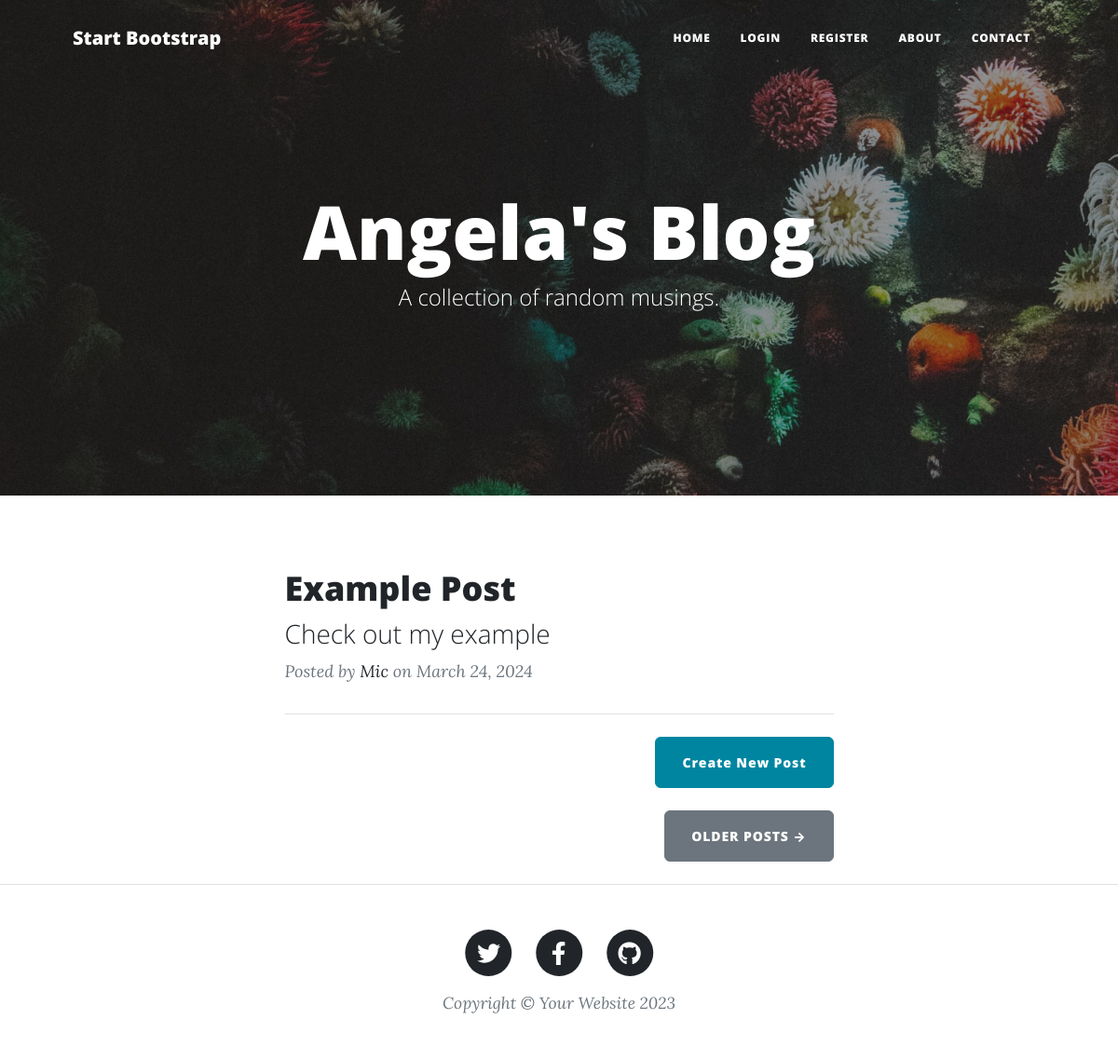
The page / on the database its author committed.
### main.py (models this page shows)
class BlogPost(db.Model):
    __tablename__ = "blog_posts"
    id: Mapped[int] = mapped_column(Integer, primary_key=True)
    title: Mapped[str] = mapped_column(String(250), unique=True, nullable=False)
    subtitle: Mapped[str] = mapped_column(String(250), nullable=False)
    date: Mapped[str] = mapped_column(String(250), nullable=False)
    body: Mapped[str] = mapped_column(Text, nullable=False)
    author = relationship("User", back_populates="posts")
    img_url: Mapped[str] = mapped_column(String(250), nullable=False)
    author_id: Mapped[int] = mapped_column(Integer, db.ForeignKey("user.id"))
    comments = relationship("Comment", back_populates="parrent_post")

class User(UserMixin, db.Model):
    __tablename__ = "user"
    id: Mapped[int] = mapped_column(Integer, primary_key=True)
    name: Mapped[str] = mapped_column(String(100))
    email: Mapped[str] = mapped_column(String(100), unique=True)
    password: Mapped[str] = mapped_column(String(100))
    posts = relationship("BlogPost", back_populates="author")
    comments = relationship("Comment", back_populates="comment_author")
    comments2 = relationship("Comment2", back_populates="comment2_author")

### main.py (the view)
@app.route('/')
def get_all_posts():
    result = db.session.execute(db.select(BlogPost))
    posts = result.scalars().all()
    return render_template("index.html", all_posts=posts, logged_in=current_user.is_authenticated)

### templates/index.html (shortened to what this page needs)
{% include "header.html" %}
<header
  class="masthead"
  style="background-image: url('../static/assets/img/home-bg.jpg')"
>
  <div class="container position-relative px-4 px-lg-5">
    <div class="row gx-4 gx-lg-5 justify-content-center">
      <div class="col-md-10 col-lg-8 col-xl-7">
        <div class="site-heading">
          <h1>Angela's Blog</h1>
          <span class="subheading">A collection of random musings.</span>
        </div>
      </div>
    </div>
  </div>
</header>
<div class="container px-4 px-lg-5">
  <div class="row gx-4 gx-lg-5 justify-content-center">
    <div class="col-md-10 col-lg-8 col-xl-7">
      {% for post in all_posts %}
      <div class="post-preview">
        <a href="{{ url_for('show_post', post_id=post.id) }}">
          <h2 class="post-title">{{ post.title }}</h2>
          <h3 class="post-subtitle">{{ post.subtitle }}</h3>
        </a>
        <p class="post-meta">
          Posted by
          <a href="#">{{post.author.name}}</a>
          on {{post.date}}
        </p>
      </div>
      <hr class="my-4" />
      {% endfor %}
      <div class="d-flex justify-content-end mb-4">
        <a
          class="btn btn-primary float-right"
          href="{{url_for('add_new_post')}}"
          >Create New Post</a
        >
      </div>
      <div class="d-flex justify-content-end mb-4">
        <a class="btn btn-secondary text-uppercase" href="#!">Older Posts →</a>
      </div>
    </div>
  </div>
</div>
{% include "footer.html" %}

### rows shown on the page
BlogPost: title "Example Post", subtitle "Check out my example", author.name "Mic", date "March 24, 2024"
